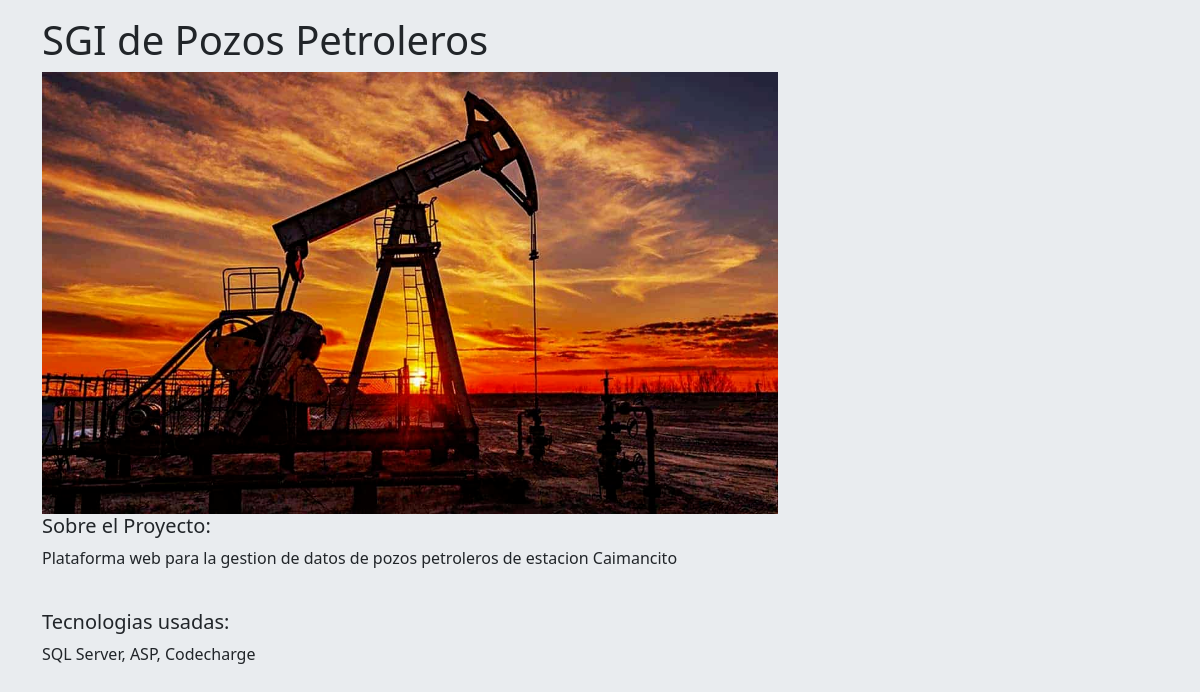
The page /portfolio/1/ on the database its author committed.
### Portfolio/models.py (models this page shows)
class Proyecto(models.Model):
    titulo = models.CharField(max_length=100)
    descripcion = models.TextField()
    tecnologias = models.CharField(max_length=200)
    link = models.CharField(max_length=150)
    imagen = models.FilePathField(path='/img')

### Portfolio/views.py (the view)
# urls.py: path('<int:pk>/', views.ProjectDetail, name='project_detail'),
def ProjectDetail(request, pk):
    proyecto = Proyecto.objects.get(pk=pk)
    context = {
        'proyecto': proyecto
    }
    return render(request, 'projects/detail.html', context)

### Portfolio/templates/projects/detail.html
{% extends "base.html" %}
{% load static %}
{% block page_content %}
    <main class="container mt-3 mb-5">
        <div class="row">
            <h1>{{ proyecto.titulo }}</h1>
        </div>
        <div class="row">
            <div class="col-12 col-md-8">
                <img src="{% static proyecto.imagen %}" alt="{{ proyecto.titulo }}" class="img-fluid">
            </div>
            <div>
                <h5>Sobre el Proyecto:</h5>
                <p>{{ proyecto.descripcion }}</p>
                <br>
                <h5>Tecnologias usadas:</h5>
                <p>{{ proyecto.tecnologias}}</p>
            </div>
        </div>
    </main>
{% endblock %}

### rows shown on the page
Proyecto: titulo "SGI de Pozos Petroleros", imagen (picture), descripcion "Plataforma web para la gestion de datos de pozos petroleros de estacion Caimancito", tecnologias "SQL Server, ASP, Codecharge"
